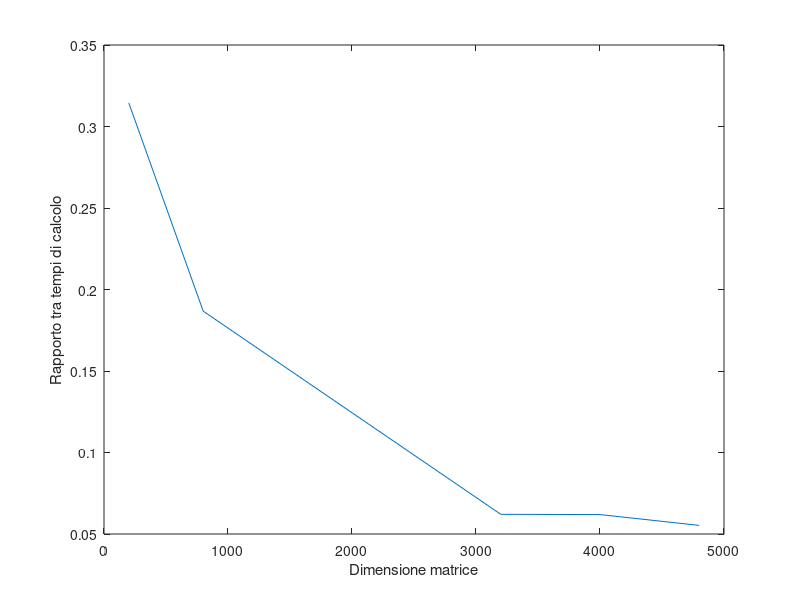

Reproduce this figure in MATLAB.
% Costruire un programma in linguaggio Matlab/Octave che, date due matrici A e B di dimensione n x n,  nei casi n = 200, 800, 3200, 4000, 4800, calcoli il prodotto "per componenti" della prima riga di A e di B utilizzando una sola istruzione,  ne calcoli il tempo di esecuzione "t_riga", e poi faccia lo stesso con la prima colonna. Il programma deve poi creare un grafico "(n,    t_col / t_riga)".  Spiegare con un breve commento perchè questa differenza nei tempi di esecuzione.

dimensioniMatrice = [200, 800, 3200, 4000, 4800];

% [200, 800, 3200, 4000, 4800];

t_riga = zeros(size(dimensioniMatrice));
t_col = zeros(size(dimensioniMatrice));

i = 1;
for n = dimensioniMatrice
	A = rand(n,n);
	B = rand(n,n);

	tic
	C = A(1,:).*B(1,:);
	t_riga(i) = toc;
	
	tic
	C = A(:,1).*B(:,1);
	t_col(i) = toc;
	i++;
end

plot(dimensioniMatrice, t_col./t_riga);

xlabel('Dimensione matrice');
ylabel('Rapporto tra tempi di calcolo');